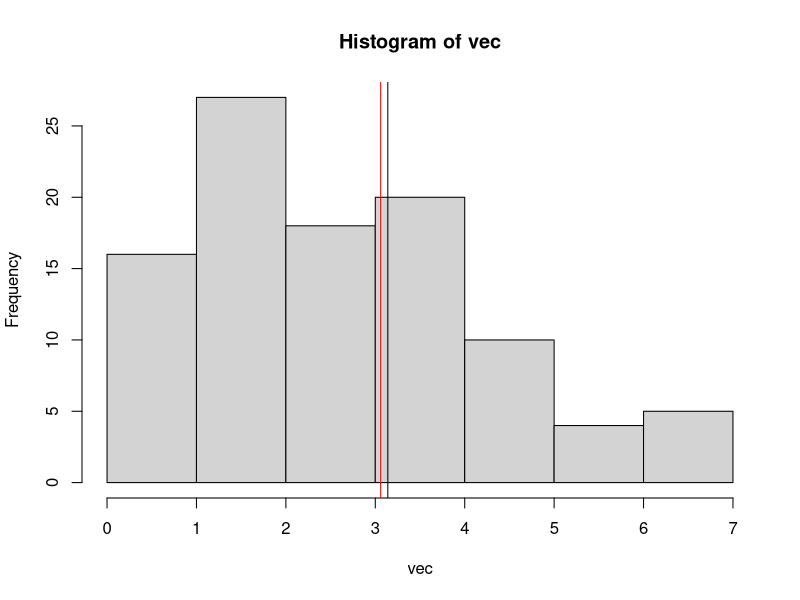
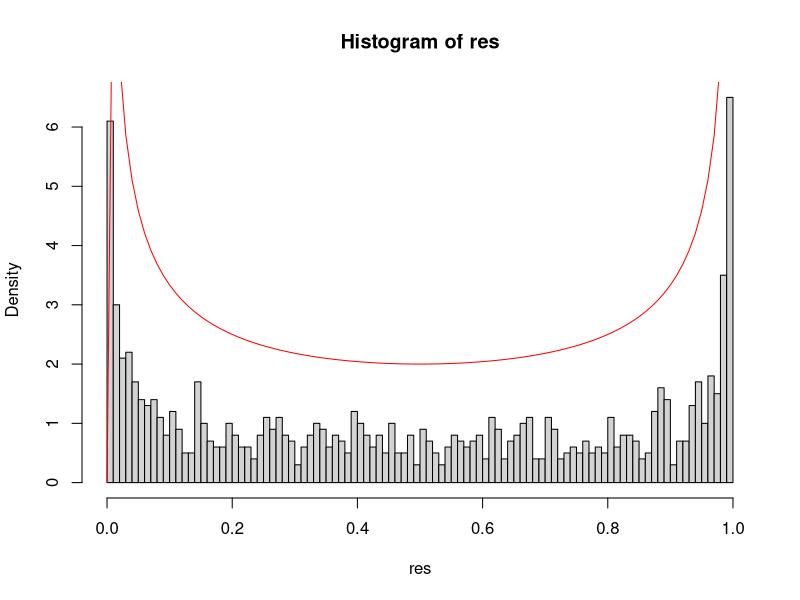

Reproduce these figures in R, in order.
## ---- chunk 1
vec <- rpois(100, lambda = 3.14)
mean(vec)
## ---- chunk 2
hist(vec)
abline(v = 3.14, col = 'black')
abline(v = mean(vec), col = 'red')
## ---- chunk 3
1 - ppois(100, 100)
## ---- chunk 4
normals <- rnorm(1e4)
sum(normals >= -1 & normals <= 1)
sum(normals >= -2 & normals <= 2)
sum(normals >= -3 & normals <= 3)

## ---- chunk 5
rmaxexp <- function(n, m) {
       # TODO: code goes here
       # Hint:
       # Create a length-n vector v and
       # repeat the following n times, storing results in the entries of v:
       # first generate m Exp(1) random variables,
       # THEN find their maximum.

       v <- rep(0, n)
       for (i in 1:n) {
              v[i] <- max(rexp(m))
       }

       return (v)
}
## ---- chunk 6
random_seating <- function() {
       # TODO: write code that randomly assigns 100 people to 100 seats
       # TODO: check if any person ended up in the seat matching their number.
       # If not, return TRUE. If so, return FALSE.

       seating <- sample(seq(1:100), size = 100, replace = FALSE);
       for (i in 1:100) {
              if (i == seating[i]) {
                     return (FALSE)
              }
       }
       return (TRUE)

}
## ---- chunk 7

# TODO: Monte Carlo code goes here.

# TODO: don't forget to include code that actually evaluates your answer!
# Something like (uncomment this next line if you want)
# estimate_of_p100 <- ESTIMATE_GOES_HERE

N <- 1e4
success <- 0
for (i in 1:N) {
       if (random_seating()) {
              success <- success + 1
       }
}
success / N
## ---- chunk 8
examCDF <- function(t) {
       if (t <= 0) {return (0)}
       if (t > 0 & t <= 1) {return (1/2 + (1 / pi) * asin(2 * t - 1))}
       if (t > 1) {return (1)}
}
## ---- chunk 9
# Range
examdensity <- function(t) {
       if (t <= 0) {return (0)}
       if (t > 0 & t <= 1) {return (1 / sqrt(t * (1 - t)))}
       if (t > 1) {return (0)}
}
## ---- chunk 10

examCDFinv <- function(t) {
       return ((sin(pi * (t - 1/2)) + 1) / 2)
}
## ---- chunk 11
dist <- runif(1000)
res <- sapply(dist, examCDFinv)
hist(res, breaks = 100, freq = FALSE)
x <- seq(1,100,0.1);
curve(Vectorize(examdensity)(x), add=TRUE, col='red' );
## ---- chunk 12
# reject if T > 1.64
qnorm(0.95)
## ---- chunk 13
# reject if T > 2.32
qnorm(0.99)
## ---- chunk 14
# Reject if T < -1.96 or T > 1.96
qnorm(0.025)
qnorm(0.975)
## ---- chunk 15
# Reject if T < -2.58 or T > 2.58
qnorm(0.005)
qnorm(0.995)
## ---- chunk 16
# reject if T > 2.995732
qexp(0.95)
## ---- chunk 17
# reject if T > 4.60517
qexp(0.99)
## ---- chunk 18
# Treatment data
# Number of hairballs coughed up by each of the 25 cats in the treatment group.
treatment <- c(3, 2, 4, 4, 3, 4, 1, 2, 4, 5, 2, 5, 3, 0, 3, 2, 2, 3, 4, 5, 3, 2, 1, 3, 2)
# Control data
# Number of hairballs coughed up by each of the 25 cats in the control group.
control <- c(1, 2, 1, 3, 1, 0, 1, 3, 2, 4, 2, 3, 5, 2, 2, 3, 3, 1, 3, 2, 2, 4, 0, 1, 2)
## ---- chunk 19
test_stat <- function(ctl, trt) {
       return (mean(trt) - mean(ctl))
}
## ---- chunk 20
permute <- function( ctl, trmt ) {
       pooled <- c(ctl, trmt)
       n_ctrl <- length(ctl)
       n_trmt <- length(trmt)
       n_total <- n_ctrl + n_trmt
       shuffled <- sample(pooled, size=n_total, replace = FALSE)
       shuff_ctrl <- shuffled[1:n_ctrl]
       shuffled_trmt <- shuffled[(n_ctrl + 1): n_total]
       return (test_stat(shuff_ctrl, shuffled_trmt))
}

N <- 1e4
test_statistics <- rep(0, N)
for (i in 1:N) {
       test_statistics[i] <- permute(control, treatment)
}
p <- sum(test_statistics <= test_stat(control, treatment)) / N
p
## ---- chunk 21
# TODO: code, if necessary, goes here.
